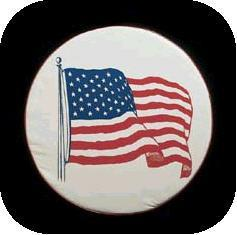
//> input picture images/002_0038.jpg, 237 x 235 px
$ ./main ../images/002_0038.jpg out.png   (built with g++ and OpenCV 4)
//> lines starting //> are read from the running program, lines starting //| are printed output that depends on the picture
#include <experimental/filesystem>
#include <fstream>
#include <string>
#include <set>
#include <stdexcept>
#include "FLED.h"
using namespace std;
namespace fs = experimental::filesystem;
/*
Created by daria
12/10/20
*/

void processImage(string filepath, string savePath, bool doOutput);
void outputToTxt(ofstream &ellipseCoordFile, string savePath, float** ellipses, int& ellipsesCount);


int main(int argc, char *argv[])
{
	if(argc > 1)
	{
		try
		{
			string filepath = argv[1];

			string saveDir = "ellipse_cache";
			if (!fs::is_directory(saveDir) || !fs::exists(saveDir))
			{
				fs::create_directory(saveDir);
			}

			string fileFormat = filepath.substr(filepath.find_last_of(".") + 1);
			string savePath = "";
			if(fileFormat == "png" or fileFormat == "jpg"
			 or fileFormat == "jpeg" or fileFormat == "bmp" or fileFormat == "tiff")
			{
				savePath = filepath;
				savePath = savePath.replace(filepath.find_last_of(".") + 1, fileFormat.length(), "txt");
			}
			else
			{
				cout << "File format is wrong: "<< fileFormat << " . Accepting png, jpg, jpeg, bmp, tiff." << endl;
				return 0;
			}
			size_t last_pos = -1;
			size_t found_pos = savePath.find("/");
			do
			{
				try
				{
					savePath = savePath.replace(found_pos, 1, "__");
				}
				catch (const out_of_range& oor)
				{
					break;
				}
				last_pos = found_pos;
				size_t found_pos = savePath.find("/");
			}
			while(found_pos!= -1 && found_pos < savePath.length() && found_pos != last_pos);

			if(argc > 2) savePath = argv[2];
			else savePath = saveDir + "/" + savePath;
			processImage(filepath, savePath, true);
		}
		catch (const out_of_range& oor)
		{
			cerr << "Out of Range error: arguments of main " << oor.what() << endl;
		}
		return 0;
	}
    else cout << "Pass the file path." << endl;
	return 0;
}

void processImage(string filepath, string savePath, bool doOutput)
{
//> called with filepath = "../images/002_0038.jpg", savePath = "out.png", doOutput = true
	Mat imgC, imgG;
	try{
	imgC = cv::imread(filepath);
//> imgC is the input picture: 235 rows x 237 cols, CV_8UC3; mean B, G, R 97.3, 97.2, 105.5
	cv::cvtColor(imgC, imgG, CV_RGB2GRAY);
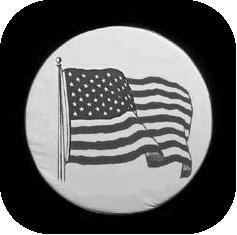
//> imgG: 235 rows x 237 cols, CV_8UC1; min 0, max 255, mean 98.2
	cv::resize(imgG, imgG, cv::Size(imgG.cols * 0.5, imgG.rows * 0.5), 0, 0, CV_INTER_LINEAR);
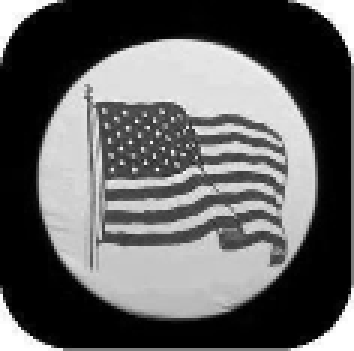
//> imgG: 117 rows x 118 cols, CV_8UC1 (shown 3 times larger); min 0, max 255, mean 98.1
	}
	catch( cv::Exception& e )
	{
	const char* err_msg = e.what();
    cout << "OpenCV exception caught. File is probably not found. " << err_msg << endl;
    return;
    }
//> (the run ends here: the program needs code that is not available in this run, at `AAMED aamed(540, 960);`)
